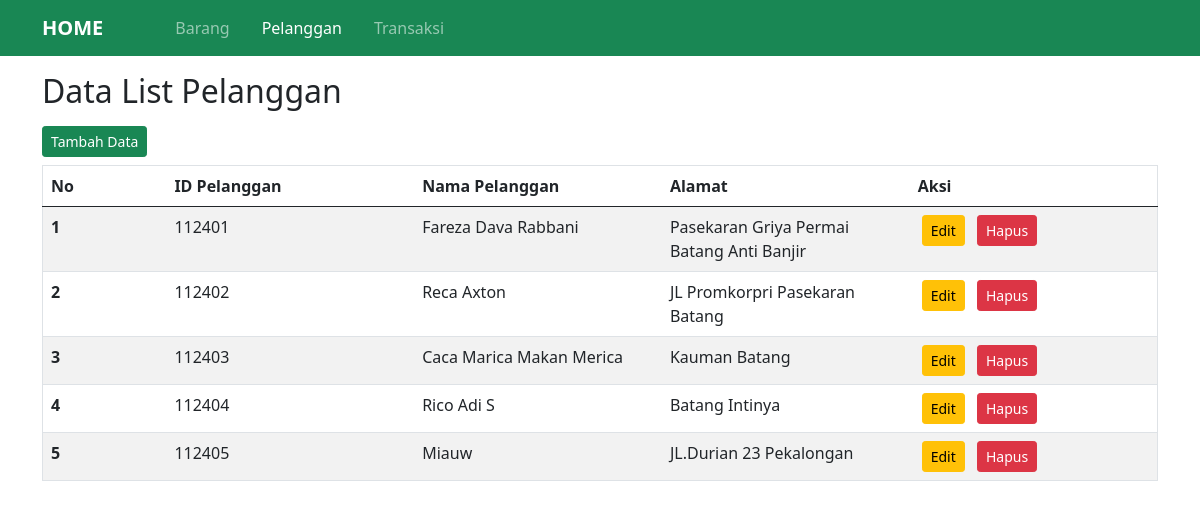
/index.php?pindah=pelanggan, run on the app's committed database.
### tables this page shows
CREATE TABLE `pelanggan` (
  `id_plg` char(6) NOT NULL,
  `nama_plg` varchar(100) NOT NULL,
  `alamat` varchar(225) NOT NULL
);

### app/controllers/PelangganControllers.php (called while the page is built, shortened)
<?php
require_once 'app/models/pelanggan.php';
class PelangganController
{
    private $pelangganModel;
    public function __construct($dbConnection)
    {
        $this->pelangganModel = new Pelanggan($dbConnection);
    }
    public function TampilanPelanggan()
    {
        $pelanggan = $this->pelangganModel->TampilanPelanggan();
        require_once 'app/views/dtPelanggan.php';
    }
}

### app/models/pelanggan.php (called while the page is built, shortened)
<?php
class Pelanggan
{
    private $db;
    public function __construct($dbConnection)
    {
        $this->db = $dbConnection;
    }
    public function TampilanPelanggan()
    {
        $stmt = $this->db->prepare("SELECT * FROM pelanggan");
        $stmt->execute();
        return $stmt->fetchAll(PDO::FETCH_ASSOC);
    }
}
?>

### app/views/dtPelanggan.php (the view, shortened to what this page needs)
<!DOCTYPE html>
<html lang="en">
     <head>
          <link href="https://cdn.jsdelivr.net/npm/bootstrap@5.0.2/dist/css/bootstrap.min.css"
          rel="stylesheet"
>
     </head>
     <body>
          <nav class="navbar navbar-expand-lg navbar-dark bg-success" id="mainNav">
               <div class="container container-fluid">
                    <a class="navbar-brand fw-bold" href="index.php">HOME</a>
                    <div class="collapse navbar-collapse" id="navbarNav">
                         <ul class="navbar-nav">
                              <li class="nav-item">
                                   <a class="nav-link ms-5" aria-current="page" href="index.php?pindah=barang">Barang</a>
                              </li>
                              <li class="nav-item">
                                   <a class="nav-link ms-3 active" href="index.php?pindah=pelanggan">Pelanggan</a>
                              </li>
                              <li class="nav-item">
                                   <a class="nav-link ms-3" href="index.php?pindah=transaksi">Transaksi</a>
                              </li>
                         </ul>
                    </div>
               </div>
          </nav>
          <div class="container">
               <div class="judul my-3">
                    <h2>Data List Pelanggan</h2>
               </div>
               <a href="index.php?&action_plg=tambah" class="btn btn-success btn-sm">Tambah Data</a>
               <table class="table  table-striped table-hover mt-2 mb-4" border="1">
                    <thead>
                         <tr>
                              <th scope="col" class="col-1">No</th>
                              <th scope="col" class="col-2">ID Pelanggan</th>
                              <th scope="col" class="col-2">Nama Pelanggan</th>
                              <th scope="col" class="col-2">Alamat</th>
                              <th scope="col" class="col-2">Aksi</th>
                         </tr>
                    </thead>
                    <tbody>
                         <?php
                              if(!empty($pelanggan)) {
                              $nomer = 1;
                              foreach ($pelanggan as $pelanggan) {
                         ?>
                         <tr>
                              <th scope="row"><?php echo $nomer++ ?></th>
                              <td><?php echo $pelanggan['id_plg'] ?></td>
                              <td><?php echo $pelanggan['nama_plg'] ?></td>
                              <td><?php echo $pelanggan['alamat'] ?></td>
                              <td>
                                   <a href="index.php?id=<?php echo $pelanggan['id_plg']; ?>&action_plg=edit"   class="btn btn-warning btn-sm mx-1">Edit</a>
                                   <a href="index.php?id=<?php echo $pelanggan['id_plg']; ?>&action_plg=hapus"  class="btn btn-danger  btn-sm mx-1" onclick="return confirm('Confirmasi : \n Periksa Data Kembali');" >Hapus</a>
                              </td>
                         </tr>
                         <?php
                              }
                          }
                         ?>
                    </tbody>
               </table>
          </div>
     </body>
</html>

### data on the page
pelanggan: id_plg "112401", nama_plg "Fareza Dava Rabbani", alamat "Pasekaran Griya Permai Batang Anti Banjir"
pelanggan: id_plg "112402", nama_plg "Reca Axton", alamat "JL Promkorpri Pasekaran Batang"
pelanggan: id_plg "112403", nama_plg "Caca Marica Makan Merica", alamat "Kauman Batang"
pelanggan: id_plg "112404", nama_plg "Rico Adi S", alamat "Batang Intinya"
pelanggan: id_plg "112405", nama_plg "Miauw", alamat "JL.Durian 23 Pekalongan"
